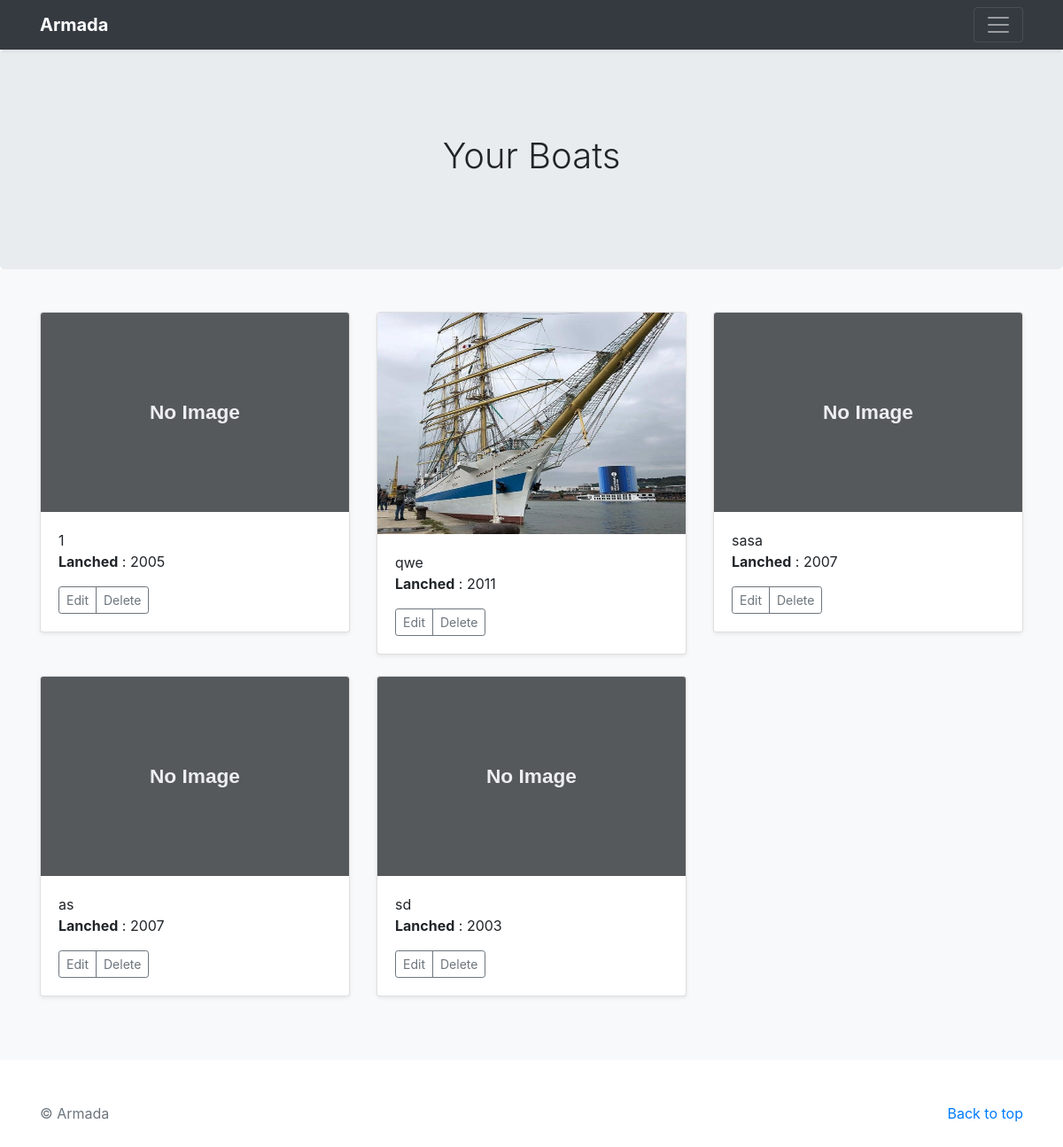
Page /php/gestionBoat.php (signed in) on the committed database.
### tables this page shows
CREATE TABLE `Boat` (
  `id` int(11) NOT NULL,
  `nomBoat` varchar(20) NOT NULL,
  `greement` varchar(20) NOT NULL,
  `longueur` float NOT NULL,
  `lancement` int(11) NOT NULL,
  `image` varchar(80) DEFAULT NULL,
  `file` varchar(80) DEFAULT NULL,
  `idResponsable` int(11) NOT NULL
);

### php/gestionBoat.php (the view, shortened to what this page needs)
<!doctype html>
<html lang="en">
  <head>
    <link href="../css/bootstrap.min.css" rel="stylesheet">
    <link href="../css/gestionBoat.css" rel="stylesheet">
  </head>
  <body>
    <header>
      <div class="navbar navbar-dark bg-dark shadow-sm">
        <div class="container d-flex justify-content-between">
          <a href="../index.php" class="navbar-brand d-flex align-items-center">
            <strong>Armada</strong>
          </a>
          <button class="navbar-toggler" type="button" data-toggle="collapse" data-target="#navbarHeader" aria-controls="navbarHeader" aria-expanded="false" aria-label="Toggle navigation">
            <span class="navbar-toggler-icon"></span>
          </button>
        </div>
      </div>
    </header>
    <main role="main">
      <section class="jumbotron text-center">
          <h1 class="jumbotron-heading">Your Boats</h1>
      </section>
      <div class="album py-5 bg-light">
        <div class="container">
          <div class="row">
            <?php
            try{
             $bdd = new PDO('mysql:host=localhost;dbname=bdd_7_12;charset=utf8','grp_7_12', 'ohfae5ioVi',array(PDO::ATTR_ERRMODE => PDO::ERRMODE_EXCEPTION));
            }
            catch(Exception $e){
              die('Erreur : '.$e->getMessage());
            }
            $reponse = $bdd->prepare('SELECT * FROM Boat WHERE idResponsable=?');
            $reponse->execute(array($_SESSION['id']));
            while ($donnees = $reponse->fetch())
            {
              $nomBoat=$donnees['nomBoat'];
              $lanched=$donnees['lancement'];
              $image=$donnees['image'];
            ?>
            <div class="col-md-4">
              <div class="card mb-4 shadow-sm">
                <?php
                  if ($image==null) {
                    echo '<img class="card-img-top" data-src="holder.js/100px225?theme=thumb&bg=55595c&fg=eceeef&text=No Image" alt="Boat Image">';
                  }
                  else{
                    echo '<img class="card-img-top" src="'.$image.'" alt="Boat Image" style="height: 250px;width: 100%">';
                  }
                 ?>
                <div class="card-body">
                  <p class="card-text"><?php echo $nomBoat.'<br/><strong>Lanched</strong> : '.$lanched; ?> </p>
                  <div class="d-flex justify-content-between align-items-center">
                    <div class="btn-group">
                      <?php
                      echo '<button type="button" class="btn btn-sm btn-outline-secondary" onclick="location.href=\'editBoat.php?idBoat='.$donnees['id'].'&nomBoat='.$donnees['nomBoat'].'&type='.$donnees['greement'].'&length='.$donnees['longueur'].'&lanched='.$donnees['lancement'].'&image='.$donnees['image'].'&file='.$donnees['file'].'\'">Edit</button>';
                      ?>
                      <?php
                      echo '<button type="button" class="btn btn-sm btn-outline-secondary" onclick="location.href=\'deleteBoat.php?idBoat='.$donnees['id'].'\'">Delete</button>';
                      ?>
                    </div>
                  </div>
                </div>
              </div>
            </div>
          <?php }
            ?>
          </div>
        </div>
      </div>
    </main>
    <footer class="text-muted">
      <div class="container">
        <p class="float-right">
          <a href="#">Back to top</a>
        </p>
        <p>&copy; Armada</p>
      </div>
    </footer>
  </body>
</html>

### css/gestionBoat.css (style rules this page uses)
:root { --jumbotron-padding-y: 3rem; }
.jumbotron { padding-top: var(--jumbotron-padding-y); padding-bottom: var(--jumbotron-padding-y); margin-bottom: 0; }
@media (min-width: 768px) { .jumbotron { padding-top: calc(var(--jumbotron-padding-y) * 2); padding-bottom: calc(var(--jumbotron-padding-y) * 2); } }
.jumbotron-heading { font-weight: 300; }
footer { padding-top: 3rem; padding-bottom: 3rem; }
footer p { margin-bottom: .25rem; }

### rows in the picture
boat: nomBoat "1", lancement "2005"
boat: image (picture), nomBoat "qwe", lancement "2011"
boat: nomBoat "sasa", lancement "2007"
boat: nomBoat "as", lancement "2007"
boat: nomBoat "sd", lancement "2003"
